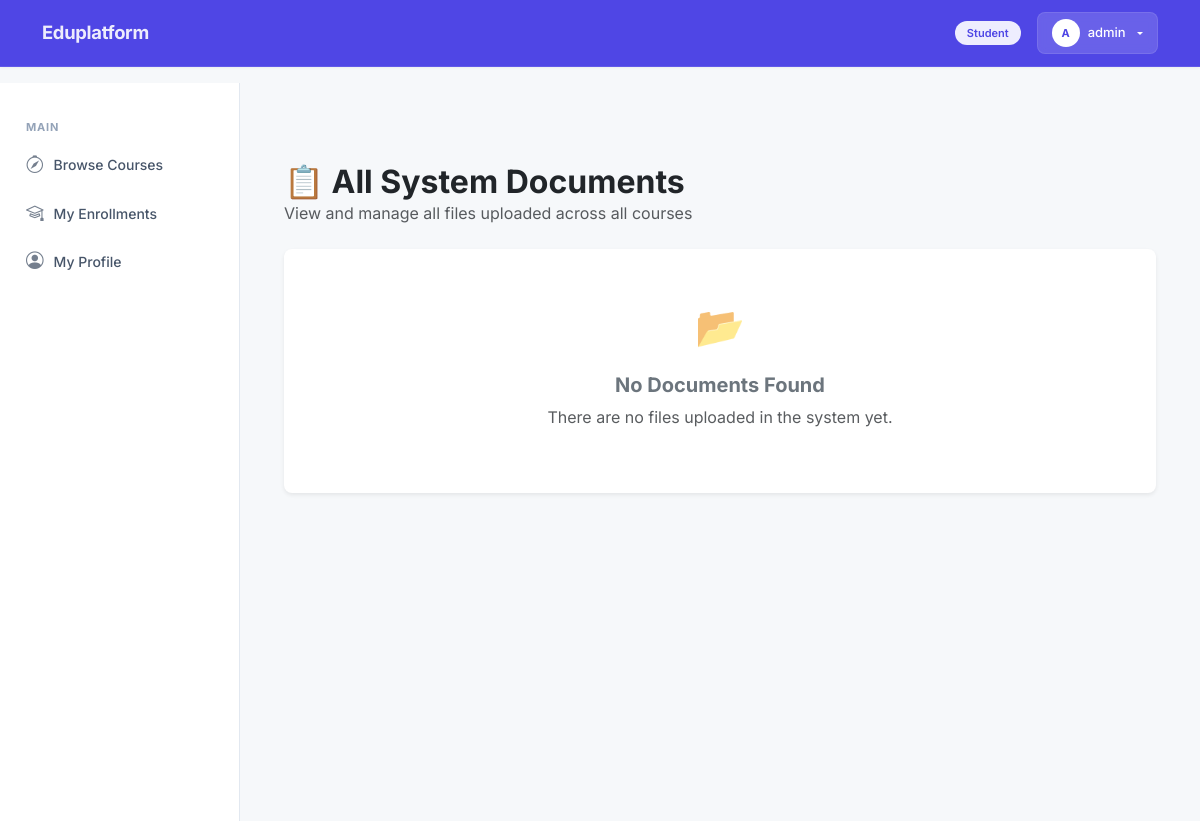
Before: /documents/ (signed in) with the older database file.
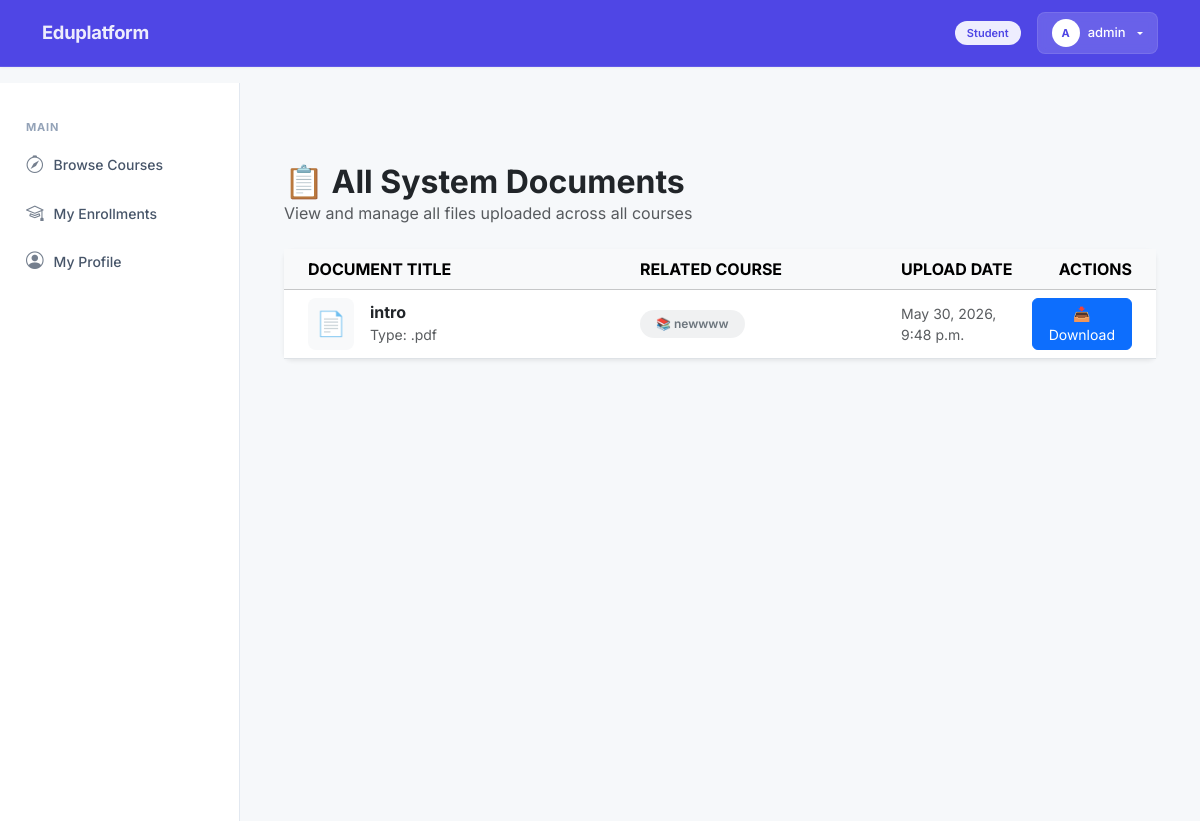
After: the same page with the newer database file.
### core/models.py (models this page shows, shortened)
class CourseDocument(models.Model):
    course = models.ForeignKey(Course, on_delete=models.CASCADE, related_name='documents')
    title = models.CharField(max_length=200)
    file = models.FileField(upload_to='course_docs/')
    uploaded_at = models.DateTimeField(auto_now_add=True)

class Course(models.Model):
    LEVEL_CHOICES = [
        ('beginner', 'Beginner'),
        ('intermediate', 'Intermediate'),
        ('advanced', 'Advanced'),
    ]
    title = models.CharField(max_length=200)
    description = models.TextField()
    teacher = models.ForeignKey(User, on_delete=models.CASCADE, related_name='created_courses')
    category = models.ForeignKey(Category, on_delete=models.PROTECT, related_name='courses')
    level = models.CharField(max_length=15, choices=LEVEL_CHOICES, default='beginner')
    is_published = models.BooleanField(default=False)
    created_at = models.DateTimeField(auto_now_add=True)
    updated_at = models.DateTimeField(auto_now=True)

### core/views.py (the view)
# urls.py: path('documents/', views.all_documents_view, name='all_documents'),
@login_required
def all_documents_view(request):
    documents = CourseDocument.objects.all()
    return render(request, 'core/all_documents.html', {
        'documents': documents
    })

### core/templates/core/all_documents.html
{% extends 'core/base.html' %}
{% block content %}
<div class="container py-5">
    <div class="d-flex justify-content-between align-items-center mb-4">
        <div>
            <h2 class="fw-bold text-dark m-0">📋 All System Documents</h2>
            <p class="text-muted m-0">View and manage all files uploaded across all courses</p>
        </div>
    </div>
    <div class="card shadow-sm border-0 rounded-3">
        <div class="card-body p-0">
            {% if documents %}
                <div class="table-responsive">
                    <table class="table table-hover align-middle mb-0">
                        <thead class="table-light text-uppercase fs-7 fw-bold text-muted">
                            <tr>
                                <th class="ps-4" style="width: 40%;">Document Title</th>
                                <th style="width: 30%;">Related Course</th>
                                <th style="width: 15%;">Upload Date</th>
                                <th class="text-end pe-4" style="width: 15%;">Actions</th>
                            </tr>
                        </thead>
                        <tbody>
                            {% for doc in documents %}
                                <tr>
                                    <td class="ps-4">
                                        <div class="d-flex align-items-center">
                                            <div class="bg-light p-2 rounded-3 me-3 text-primary fs-4">
                                                📄
                                            </div>
                                            <div>
                                                <h6 class="fw-bold mb-0 text-dark">{{ doc.title }}</h6>
                                                <small class="text-muted">Type: {{ doc.file.url|slice:"-4:" }}</small>
                                            </div>
                                        </div>
                                    </td>
                                    <td>
                                        <span class="badge bg-secondary bg-opacity-10 text-secondary px-3 py-2 rounded-pill fw-semibold">
                                            📚 {{ doc.course.title|default:"General Document" }}
                                        </span>
                                    </td>
                                    <td class="text-muted small">
                                        {{ doc.uploaded_at }}
                                    </td>
                                    <td class="text-end pe-4">
                                        <a href="{{ doc.file.url }}" class="btn btn-sm btn-primary px-3 rounded-2" download>
                                            📥 Download
                                        </a>
                                    </td>
                                </tr>
                            {% endfor %}
                        </tbody>
                    </table>
                </div>
            {% else %}
                <div class="text-center py-5">
                    <div class="fs-1 text-muted mb-3">📂</div>
                    <h5 class="fw-bold text-secondary">No Documents Found</h5>
                    <p class="text-muted">There are no files uploaded in the system yet.</p>
                </div>
            {% endif %}
        </div>
    </div>
</div>
{% endblock %}

Changed rows visible on the page:
added CourseDocument: title "intro", file ".pdf", course "newwww", uploaded_at "May 30, 2026, 9:48 p.m."
Other visible differences:
text no longer shown: "📂 No Documents Found There are no files uploaded in the system yet."
text now shown: "DOCUMENT TITLE RELATED COURSE UPLOAD DATE ACTIONS"
